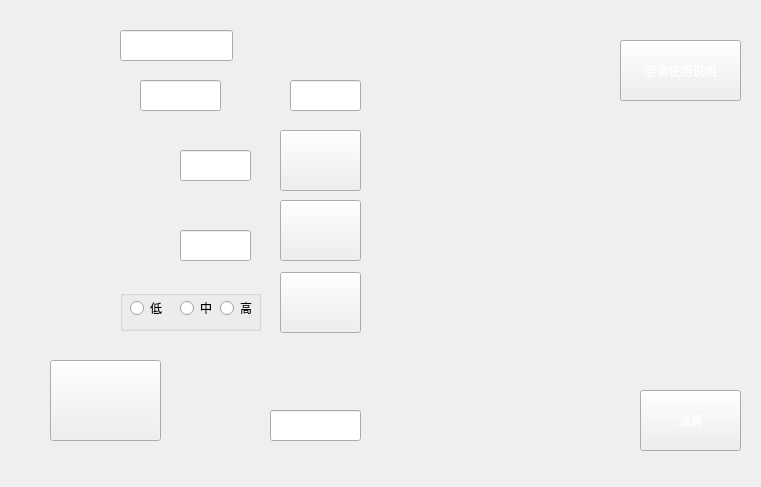
<?xml version="1.0" encoding="UTF-8"?>
<ui version="4.0">
 <class>MainWindow</class>
 <widget class="QMainWindow" name="MainWindow">
  <property name="geometry">
   <rect>
    <x>0</x>
    <y>0</y>
    <width>761</width>
    <height>487</height>
   </rect>
  </property>
  <property name="windowTitle">
   <string>房间</string>
  </property>
  <widget class="QWidget" name="centralWidget">
   <widget class="QPushButton" name="targettempup">
    <property name="geometry">
     <rect>
      <x>280</x>
      <y>130</y>
      <width>81</width>
      <height>61</height>
     </rect>
    </property>
    <property name="styleSheet">
     <string notr="true">border-image: url(:/按钮？.jpg);</string>
    </property>
    <property name="text">
     <string/>
    </property>
   </widget>
   <widget class="QPushButton" name="exit">
    <property name="geometry">
     <rect>
      <x>640</x>
      <y>390</y>
      <width>101</width>
      <height>61</height>
     </rect>
    </property>
    <property name="styleSheet">
     <string notr="true">font: 12pt &quot;微软雅黑&quot;;
color: rgb(255, 255, 255);
border-image: url(:/back.jpg);</string>
    </property>
    <property name="text">
     <string>退房</string>
    </property>
   </widget>
   <widget class="QLabel" name="currenttemp1">
    <property name="geometry">
     <rect>
      <x>20</x>
      <y>150</y>
      <width>131</width>
      <height>31</height>
     </rect>
    </property>
    <property name="styleSheet">
     <string notr="true">border-image: url(:/indoor.jpg);</string>
    </property>
    <property name="text">
     <string/>
    </property>
   </widget>
   <widget class="QPushButton" name="AC_onoff">
    <property name="geometry">
     <rect>
      <x>50</x>
      <y>360</y>
      <width>111</width>
      <height>81</height>
     </rect>
    </property>
    <property name="styleSheet">
     <string notr="true">border-image: url(:/onoff.jpg);</string>
    </property>
    <property name="text">
     <string/>
    </property>
   </widget>
   <widget class="QLabel" name="room">
    <property name="geometry">
     <rect>
      <x>20</x>
      <y>30</y>
      <width>81</width>
      <height>31</height>
     </rect>
    </property>
    <property name="styleSheet">
     <string notr="true">border-image: url(:/room.jpg);</string>
    </property>
    <property name="text">
     <string/>
    </property>
   </widget>
   <widget class="QPushButton" name="instruction">
    <property name="geometry">
     <rect>
      <x>620</x>
      <y>40</y>
      <width>121</width>
      <height>61</height>
     </rect>
    </property>
    <property name="styleSheet">
     <string notr="true">font: 12pt &quot;微软雅黑&quot;;
color: rgb(255, 255, 255);
border-image: url(:/back.jpg);
</string>
    </property>
    <property name="text">
     <string>空调使用说明</string>
    </property>
   </widget>
   <widget class="QLabel" name="targettemp1">
    <property name="geometry">
     <rect>
      <x>20</x>
      <y>230</y>
      <width>131</width>
      <height>28</height>
     </rect>
    </property>
    <property name="styleSheet">
     <string notr="true">border-image: url(:/set.jpg);</string>
    </property>
    <property name="text">
     <string/>
    </property>
   </widget>
   <widget class="QGroupBox" name="groupBox">
    <property name="geometry">
     <rect>
      <x>120</x>
      <y>290</y>
      <width>141</width>
      <height>41</height>
     </rect>
    </property>
    <property name="styleSheet">
     <string notr="true">color: rgb(0, 0, 0);</string>
    </property>
    <property name="title">
     <string/>
    </property>
    <widget class="QRadioButton" name="radio_low">
     <property name="geometry">
      <rect>
       <x>10</x>
       <y>10</y>
       <width>51</width>
       <height>16</height>
      </rect>
     </property>
     <property name="styleSheet">
      <string notr="true"/>
     </property>
     <property name="text">
      <string>低</string>
     </property>
    </widget>
    <widget class="QRadioButton" name="radio_middle">
     <property name="geometry">
      <rect>
       <x>60</x>
       <y>10</y>
       <width>51</width>
       <height>16</height>
      </rect>
     </property>
     <property name="styleSheet">
      <string notr="true"/>
     </property>
     <property name="text">
      <string>中</string>
     </property>
    </widget>
    <widget class="QRadioButton" name="radio_high">
     <property name="geometry">
      <rect>
       <x>100</x>
       <y>10</y>
       <width>51</width>
       <height>16</height>
      </rect>
     </property>
     <property name="styleSheet">
      <string notr="true"/>
     </property>
     <property name="text">
      <string>高</string>
     </property>
    </widget>
   </widget>
   <widget class="QPushButton" name="targettempdown">
    <property name="geometry">
     <rect>
      <x>280</x>
      <y>200</y>
      <width>81</width>
      <height>61</height>
     </rect>
    </property>
    <property name="styleSheet">
     <string notr="true">border-image: url(:/按钮down.jpg);</string>
    </property>
    <property name="text">
     <string/>
    </property>
   </widget>
   <widget class="QLabel" name="currentspeed1">
    <property name="geometry">
     <rect>
      <x>23</x>
      <y>290</y>
      <width>91</width>
      <height>41</height>
     </rect>
    </property>
    <property name="styleSheet">
     <string notr="true">border-image: url(:/feng.jpg);</string>
    </property>
    <property name="text">
     <string/>
    </property>
   </widget>
   <widget class="QLabel" name="CA_state1">
    <property name="geometry">
     <rect>
      <x>30</x>
      <y>76</y>
      <width>101</width>
      <height>41</height>
     </rect>
    </property>
    <property name="styleSheet">
     <string notr="true">border-image: url(:/ccair.jpg);</string>
    </property>
    <property name="text">
     <string/>
    </property>
   </widget>
   <widget class="QPushButton" name="changerequest">
    <property name="geometry">
     <rect>
      <x>280</x>
      <y>272</y>
      <width>81</width>
      <height>61</height>
     </rect>
    </property>
    <property name="styleSheet">
     <string notr="true">border-image: url(:/ok.jpg);</string>
    </property>
    <property name="text">
     <string/>
    </property>
   </widget>
   <widget class="QLineEdit" name="room_num">
    <property name="geometry">
     <rect>
      <x>120</x>
      <y>30</y>
      <width>113</width>
      <height>31</height>
     </rect>
    </property>
    <property name="styleSheet">
     <string notr="true">font: 12pt &quot;微软雅黑&quot;;</string>
    </property>
   </widget>
   <widget class="QLineEdit" name="CCstate">
    <property name="geometry">
     <rect>
      <x>140</x>
      <y>80</y>
      <width>81</width>
      <height>31</height>
     </rect>
    </property>
    <property name="styleSheet">
     <string notr="true">font: 12pt &quot;微软雅黑&quot;;</string>
    </property>
   </widget>
   <widget class="QLineEdit" name="current_temp">
    <property name="geometry">
     <rect>
      <x>180</x>
      <y>150</y>
      <width>71</width>
      <height>31</height>
     </rect>
    </property>
    <property name="styleSheet">
     <string notr="true">font: 12pt &quot;微软雅黑&quot;;</string>
    </property>
   </widget>
   <widget class="QLineEdit" name="target_temp">
    <property name="geometry">
     <rect>
      <x>180</x>
      <y>230</y>
      <width>71</width>
      <height>31</height>
     </rect>
    </property>
    <property name="styleSheet">
     <string notr="true">font: 12pt &quot;微软雅黑&quot;;</string>
    </property>
   </widget>
   <widget class="QLineEdit" name="CCmodel">
    <property name="geometry">
     <rect>
      <x>290</x>
      <y>80</y>
      <width>71</width>
      <height>31</height>
     </rect>
    </property>
    <property name="styleSheet">
     <string notr="true">font: 10pt &quot;微软雅黑&quot;;</string>
    </property>
   </widget>
   <widget class="QLineEdit" name="current_cost">
    <property name="geometry">
     <rect>
      <x>270</x>
      <y>410</y>
      <width>91</width>
      <height>31</height>
     </rect>
    </property>
    <property name="styleSheet">
     <string notr="true">font: 12pt &quot;微软雅黑&quot;;</string>
    </property>
   </widget>
   <widget class="QLabel" name="label">
    <property name="geometry">
     <rect>
      <x>260</x>
      <y>370</y>
      <width>111</width>
      <height>41</height>
     </rect>
    </property>
    <property name="styleSheet">
     <string notr="true">border-image: url(:/price.jpg);</string>
    </property>
    <property name="text">
     <string/>
    </property>
   </widget>
   <widget class="QLabel" name="back">
    <property name="geometry">
     <rect>
      <x>0</x>
      <y>0</y>
      <width>761</width>
      <height>491</height>
     </rect>
    </property>
    <property name="styleSheet">
     <string notr="true">border-image: url(:/1f178a82b9014a900c577a71a8773912b21bee95.jpg);</string>
    </property>
    <property name="text">
     <string/>
    </property>
   </widget>
   <widget class="QLabel" name="air">
    <property name="geometry">
     <rect>
      <x>20</x>
      <y>10</y>
      <width>381</width>
      <height>451</height>
     </rect>
    </property>
    <property name="styleSheet">
     <string notr="true">border-image: url(:/back.jpg);</string>
    </property>
    <property name="text">
     <string/>
    </property>
   </widget>
   <widget class="QLabel" name="label_2">
    <property name="geometry">
     <rect>
      <x>220</x>
      <y>80</y>
      <width>71</width>
      <height>34</height>
     </rect>
    </property>
    <property name="styleSheet">
     <string notr="true">border-image: url(:/model.jpg);</string>
    </property>
    <property name="text">
     <string/>
    </property>
   </widget>
   <zorder>back</zorder>
   <zorder>air</zorder>
   <zorder>targettempup</zorder>
   <zorder>exit</zorder>
   <zorder>currenttemp1</zorder>
   <zorder>AC_onoff</zorder>
   <zorder>room</zorder>
   <zorder>instruction</zorder>
   <zorder>targettemp1</zorder>
   <zorder>targettempdown</zorder>
   <zorder>currentspeed1</zorder>
   <zorder>CA_state1</zorder>
   <zorder>changerequest</zorder>
   <zorder>room_num</zorder>
   <zorder>CCstate</zorder>
   <zorder>current_temp</zorder>
   <zorder>target_temp</zorder>
   <zorder>current_cost</zorder>
   <zorder>label</zorder>
   <zorder>label_2</zorder>
   <zorder>groupBox</zorder>
   <zorder>CCmodel</zorder>
  </widget>
 </widget>
 <layoutdefault spacing="6" margin="11"/>
 <resources/>
 <connections/>
</ui>
